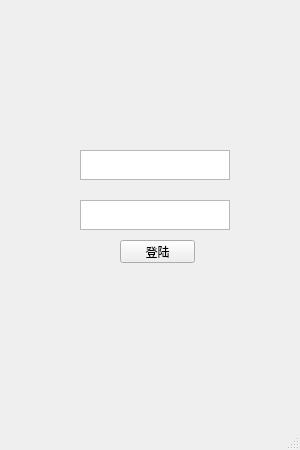
<?xml version="1.0" encoding="UTF-8"?>
<ui version="4.0">
 <class>MainWindow</class>
 <widget class="QMainWindow" name="MainWindow">
  <property name="geometry">
   <rect>
    <x>0</x>
    <y>0</y>
    <width>300</width>
    <height>450</height>
   </rect>
  </property>
  <property name="windowTitle">
   <string>MainWindow</string>
  </property>
  <widget class="QWidget" name="centralwidget">
   <widget class="QTextEdit" name="username">
    <property name="geometry">
     <rect>
      <x>80</x>
      <y>150</y>
      <width>150</width>
      <height>30</height>
     </rect>
    </property>
   </widget>
   <widget class="QTextEdit" name="password">
    <property name="geometry">
     <rect>
      <x>80</x>
      <y>200</y>
      <width>150</width>
      <height>30</height>
     </rect>
    </property>
   </widget>
   <widget class="QPushButton" name="btn_login">
    <property name="geometry">
     <rect>
      <x>120</x>
      <y>240</y>
      <width>75</width>
      <height>23</height>
     </rect>
    </property>
    <property name="text">
     <string>登陆</string>
    </property>
   </widget>
  </widget>
  <widget class="QMenuBar" name="menubar">
   <property name="geometry">
    <rect>
     <x>0</x>
     <y>0</y>
     <width>300</width>
     <height>23</height>
    </rect>
   </property>
  </widget>
  <widget class="QStatusBar" name="statusbar"/>
 </widget>
 <resources/>
 <connections>
  <connection>
   <sender>btn_login</sender>
   <signal>clicked()</signal>
   <receiver>MainWindow</receiver>
   <slot>close()</slot>
   <hints>
    <hint type="sourcelabel">
     <x>277</x>
     <y>294</y>
    </hint>
    <hint type="destinationlabel">
     <x>296</x>
     <y>313</y>
    </hint>
   </hints>
  </connection>
 </connections>
</ui>
